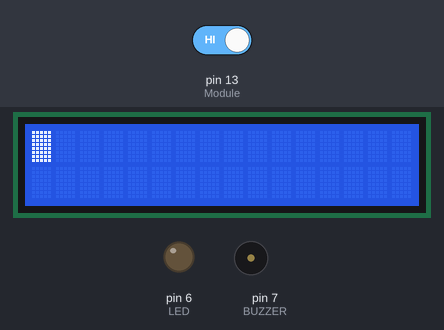
Recording of a sketch running on a simulated Arduino Uno, built with avr-gcc and run on an emulated ATmega328P. Shown: 16×2 character LCD, output pins drawn as LEDs (lit = HIGH), buzzer (waves = sounding). The inputs (shaded band) are chosen by the test bench; at power-on: pin 13 (Module) HIGH. What the sketch prints to the serial monitor is not drawn.

Above: at 1.2 s.
1.3 s: pin 13 (Module) driven LOW
At 2.8 s:
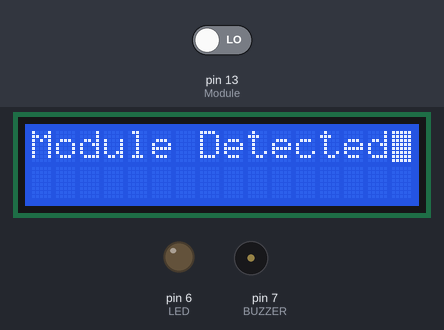
At 6.4 s:
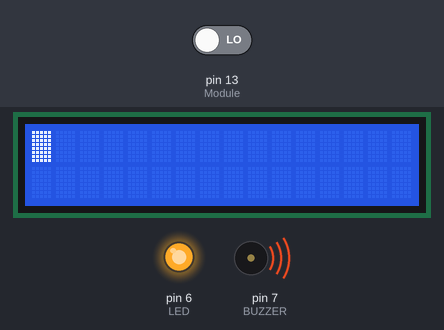
7.3 s: pin 13 (Module) driven HIGH
At 8.8 s:
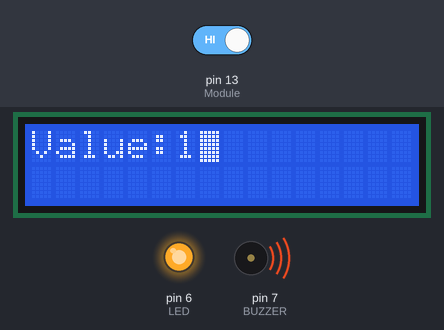
Timing chart, 0 to 11.6 s (numbered marks = the images above; inputs shaded):
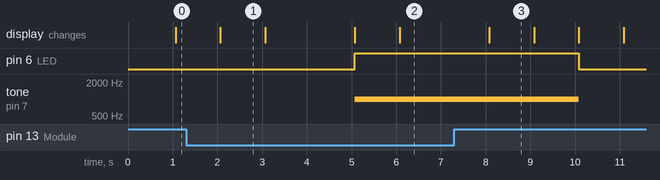

The sketch:

ALCOHOL_DETECTOR.ino
```cpp
#include<SoftwareSerial.h>
#include <LiquidCrystal.h>
LiquidCrystal LCD(12,11,5,4,3,2);
int BUZZER = 7;
int LED = 6;
int Module = 13;
int data ;
void setup() {
  // put your setup code here, to run once:
Serial.begin(9600);
LCD.begin(16,2);
pinMode(LED,OUTPUT);
pinMode(BUZZER,OUTPUT);
pinMode(Module,INPUT);
noTone(BUZZER);
digitalWrite(LED,LOW);
}


void loop() {
  // put your main code here, to run repeatedly:
  data = digitalRead(Module);
  if(data == 0){
  LCD.print("Module Detected");
  delay(1000);
  LCD.clear();
  LCD.print("Value:");
  LCD.print(data);
  LCD.clear();
  delay(1000);
  Serial.println("MODULE DETECTED");
  Serial.print("Value:");
  Serial.println(data);
  delay(1000);
  tone(BUZZER,1000);
  digitalWrite(LED,HIGH);
  }
  if(data == 1){
    LCD.blink();
    LCD.print("Value:");
    LCD.print(data);
    delay(1000);
    LCD.clear();
    Serial.print("Value:");
    Serial.println(data);
    delay(1000);
    digitalWrite(LED,LOW);
    noTone(BUZZER);
  }
}
```

Measured:
- after the input at 1.3 s, pin 6 (LED): LOW → HIGH after 3.8 s; tone on pin 7 (BUZZER): silent → 1000 Hz after 3.8 s; the display: changes after 0.77 s (image 1)
- after the input at 7.3 s, pin 6 (LED): HIGH → LOW after 2.8 s; tone on pin 7 (BUZZER): 1000 Hz → silent after 2.8 s; the display: changes after 0.78 s (image 3)
- what the display in image 1 shows lasts 1.0 s, from 2.1 s to 3.1 s
